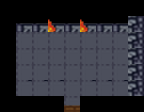

The image is a tile-based game level rendered from a .tmx file. Its description and complete source (layers, tilesets, objects, tile grids) follow:
An orthogonal 9x7 tile map with 16x16 px tiles, 4 tile layers (floor, walls, decor, doors), 5 tilesets.

<map version="1.9" tiledversion="1.9.2" orientation="orthogonal" renderorder="left-up" width="9" height="7" tilewidth="16" tileheight="16" infinite="0" nextlayerid="6" nextobjectid="1">
 <editorsettings>
  <export target="map1..tmx" format="tmx" />
 </editorsettings>
 <tileset firstgid="1" source="Floor.tsx" />
 <tileset firstgid="5" source="Walls.tsx" />
 <tileset firstgid="122" source="Door_1.tsx" />
 <tileset firstgid="126" source="Decor.tsx" />
 <tileset firstgid="207" source="Torch.tsx" />
 <layer id="1" name="floor" width="9" height="7">
  <data encoding="csv">
0,0,0,0,0,0,0,0,0,
0,0,0,0,0,0,0,0,0,
0,1,1,1,1,1,1,1,0,
0,1,1,1,1,1,1,1,0,
0,1,1,1,1,1,1,1,0,
0,1,1,1,1,1,1,1,0,
0,0,0,0,1,0,0,0,0
</data>
 </layer>
 <layer id="4" name="walls" width="9" height="7">
  <properties>
   <property name="collision" type="bool" value="true" />
  </properties>
  <data encoding="csv">
5,9,9,9,9,9,9,9,12,
14,18,18,18,18,18,18,18,30,
23,0,0,0,0,0,0,0,30,
23,0,0,0,0,0,0,0,30,
23,0,0,0,0,0,0,0,30,
23,45,45,45,0,45,45,45,30,
50,54,54,54,0,54,54,54,57
</data>
 </layer>
 <layer id="5" name="decor" width="9" height="7">
  <data encoding="csv">
0,0,0,0,0,0,0,0,0,
0,0,0,208,0,208,0,0,0,
0,0,0,0,0,0,0,0,0,
0,0,0,0,0,0,0,0,0,
0,0,0,0,0,0,0,0,0,
0,0,0,0,0,0,0,0,0,
0,0,0,0,0,0,0,0,0
</data>
 </layer>
 <layer id="3" name="doors" width="9" height="7">
  <properties>
   <property name="collision" type="bool" value="true" />
  </properties>
  <data encoding="csv">
0,0,0,0,0,0,0,0,0,
0,0,0,0,0,0,0,0,0,
0,0,0,0,0,0,0,0,0,
0,0,0,0,0,0,0,0,0,
0,0,0,0,0,0,0,0,0,
0,0,0,0,122,0,0,0,0,
0,0,0,0,124,0,0,0,0
</data>
 </layer>
</map>